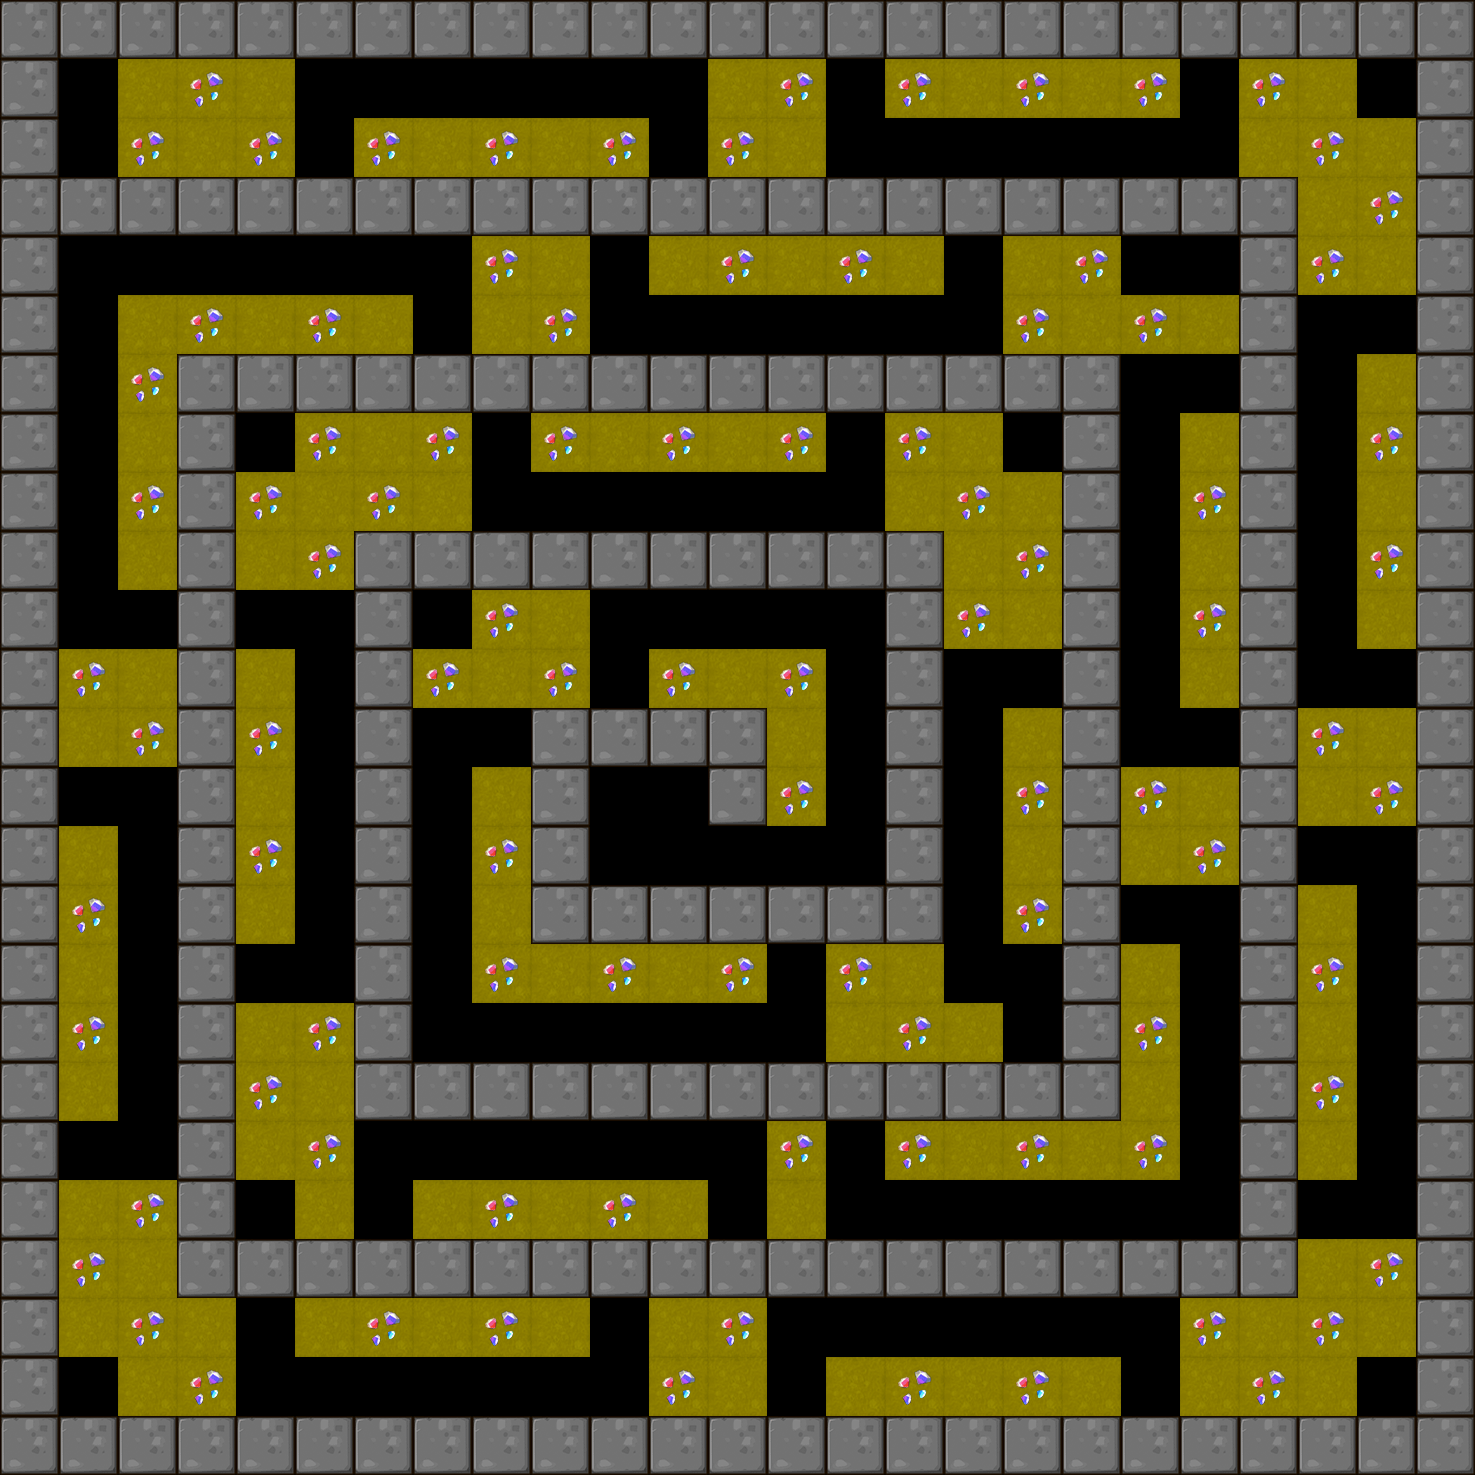

This game map was drawn from its Tiled (.tmx) file and the tilesets committed beside it. A one-line description and the trimmed map source follow:
An orthogonal 25x25 tile map with 59x59 px tiles, 1 tile layer (BackGround) and 21 objects (17x Shipper, 3x Tracker, Player).

<map version="1.0" orientation="orthogonal" renderorder="right-down" width="25" height="25" tilewidth="59" tileheight="59">
 <tileset firstgid="1" name="itemmap" tilewidth="59" tileheight="59">
  <image source="tileset2.png" trans="ff00ff" width="354" height="354" />
 </tileset>
 <layer name="BackGround" width="25" height="25">
  <data>[625 cells, 453 non-empty, 8 distinct tile ids]</data>
 </layer>
 <objectgroup name="RobotCharacter">
  <object name="Player" x="64.6619" y="64.1421" width="40" height="40" />
 </objectgroup>
 <objectgroup name="EnemyCharacter">
  <object name="Shipper" type="Shipper" x="303.469" y="65.2886" width="40" height="40" />
  <object name="Shipper" type="Shipper" x="893.51" y="121.787" width="40" height="40" />
  <object name="Shipper" type="Shipper" x="1306.72" y="306.109" width="40" height="40" />
  <object name="Shipper" type="Shipper" x="1363.43" y="834.77" width="40" height="40" />
  <object name="Shipper" type="Shipper" x="1075.81" y="1302.67" width="40" height="40" />
  <object name="Shipper" type="Shipper" x="482.329" y="1363.43" width="40" height="40" />
  <object name="Shipper" type="Shipper" x="123.812" y="1010.99" width="40" height="40" />
  <object name="Shipper" type="Shipper" x="65.0719" y="364.849" width="40" height="40" />
  <object name="Shipper" type="Shipper" x="767.928" y="302.058" width="40" height="40" />
  <object name="Shipper" type="Shipper" x="1126.45" y="486.38" width="40" height="40" />
  <object name="Shipper" type="Shipper" x="1187.21" y="1065.68" width="40" height="40" />
  <object name="Shipper" type="Shipper" x="528.916" y="1132.52" width="40" height="40" />
  <object name="Shipper" type="Shipper" x="302.058" y="717.29" width="40" height="40" />
  <object name="Shipper" type="Shipper" x="678.805" y="482.329" width="40" height="40" />
  <object name="Shipper" type="Shipper" x="364.849" y="243.318" width="40" height="40" />
  <object name="Shipper" type="Shipper" x="895.536" y="1187.21" width="40" height="40" />
  <object name="Shipper" type="Shipper" x="946.174" y="656.524" width="40" height="40" />
  <object name="Tracker" type="Tracker" x="778.055" y="597.784" width="40" height="40" />
  <object name="Tracker" type="Tracker" x="423.589" y="723.366" width="40" height="40" />
  <object name="Tracker" type="Tracker" x="652.473" y="1013.02" width="40" height="40" />
 </objectgroup>
</map>
